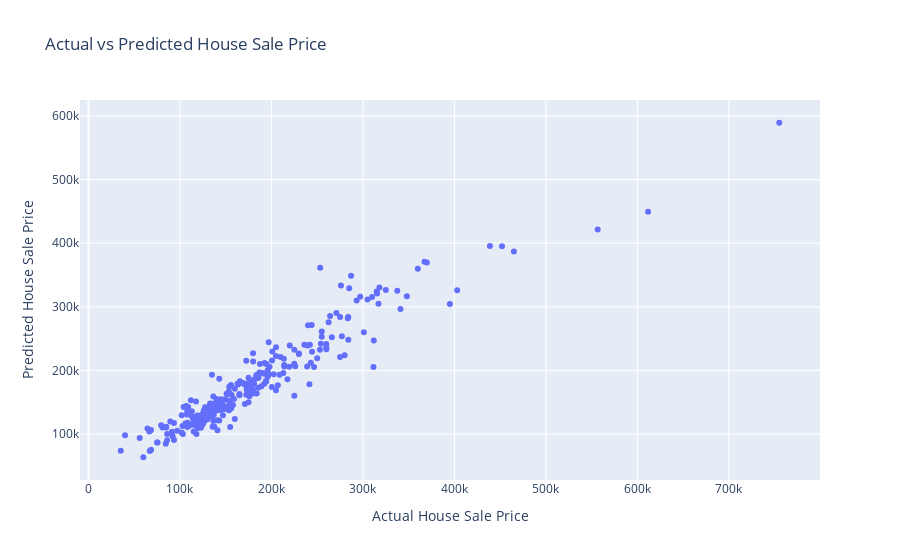

The code cell stored with this chart in its notebook:
### Code cell
fig.show()

### Figure 1 — Plotly figure (JSON) as saved in the notebook; plotly's stock layout.template omitted (floating-point values rounded to 4 significant figures; data arrays with more than 128 entries replaced by an {"elided": "..."} marker saying what was removed)
{"data": [{"hovertemplate": "Actual House Sale Price=%{x}<br>Predicted House Sale Price=%{y}<extra></extra>", "legendgroup": "", "marker": {"color": "#636efa", "symbol": "circle"}, "mode": "markers", "name": "", "orientation": "v", "showlegend": false, "type": "scatter", "x": {"elided": "292 int values"}, "xaxis": "x", "y": {"elided": "292 float values"}, "yaxis": "y"}], "layout": {"legend": {"tracegroupgap": 0}, "title": {"text": "Actual vs Predicted House Sale Price"}, "xaxis": {"anchor": "y", "domain": [0, 1], "title": {"text": "Actual House Sale Price"}}, "yaxis": {"anchor": "x", "domain": [0, 1], "title": {"text": "Predicted House Sale Price"}}}}
